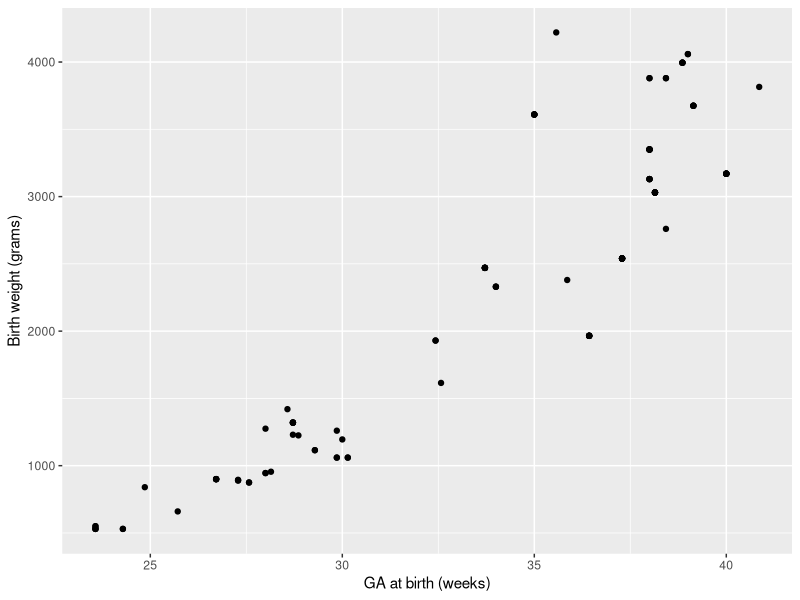
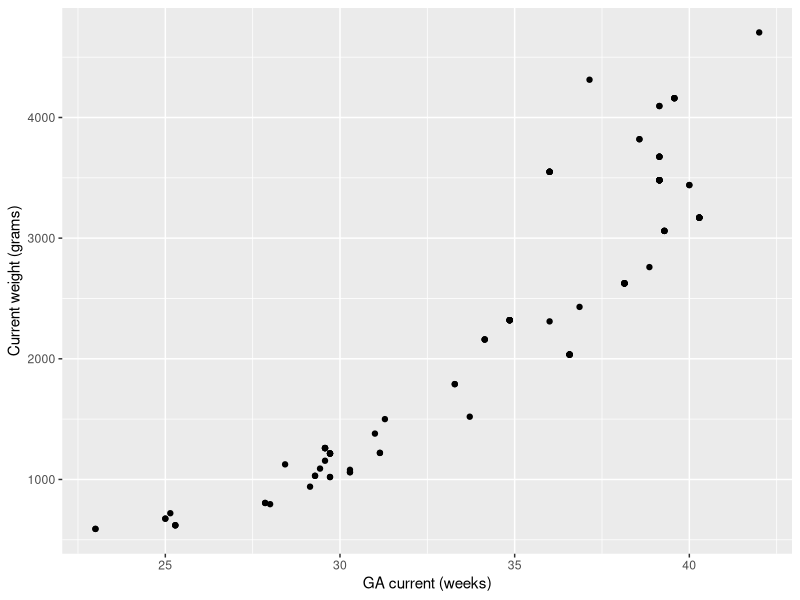
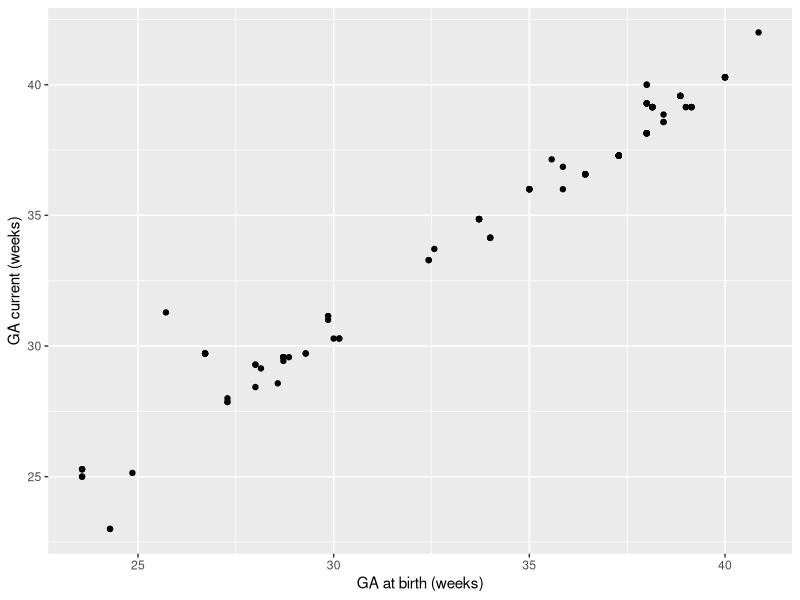
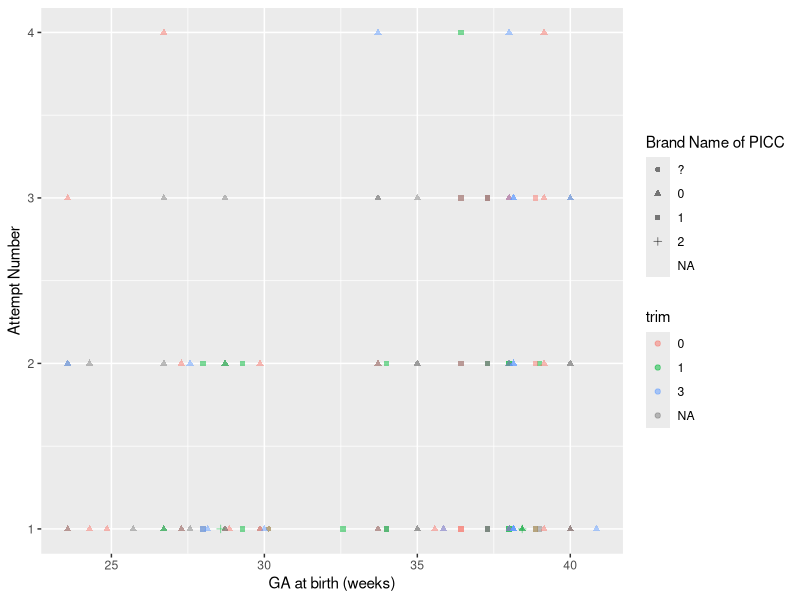

Source code (R) for these figures, in order:
## ---- chunk 1
library(tidyverse)
## ---- chunk 2
babies <- readxl::read_xlsx("PICC-Data-1.xlsx", 1)
pokes <- readxl::read_xlsx("PICC-Data-1.xlsx", 2)
## ---- chunk 3
babies <- babies %>%
  distinct(`Study Participant #`, .keep_all=TRUE) %>%
  arrange(`Study Participant #`)
## ---- chunk 4
pokes <- pokes %>%
  left_join(babies, by="Study Participant #")
## ---- chunk 5
pokes <- pokes %>%
  select(-matches("[Dd]ate"),
         -matches("time"),
         -matches("[Cc]omplication"),
         -matches("[Cc]onsent"),
         -matches("participant #"))
## ---- chunk 6
pokes <- pokes %>%
  filter(!is.na(`Un/Successful`))
## ---- chunk 7
pokes %>% select(contains("site")) %>%
  table(useNA="always")
pokes <- pokes %>% select(-`Site of Insertion`)
## ---- chunk 8
pokes %>%
  select(matches("Type of Catheter"), matches("Brand name"))%>%
  table(useNA="always")
pokes <- pokes %>% select(-matches("Type of Catheter"))
## ---- chunk 9
pokes %>%
  select(matches("PICC ")) %>%
  table(useNA="always")
pokes <- pokes %>% select(-matches("tip position"))
## ---- chunk 10
pokes %>%
  select(matches("trim")) %>%
  table(useNA="always")
## ---- chunk 11
pokes <- pokes %>%
  mutate(trim = factor(`If trimmed, how?`)) %>%
  select(-matches("Line Trimmed?"), -matches("If trimmed, how?"))
## ---- chunk 12
pokes$`Dressing Used` %>%
  table(useNA="always")
pokes <- pokes %>%
  select(-`Dressing Used`)
## ---- chunk 13
pokes <- pokes %>%
  select(-matches("total number"))
pokes %>%
  select(matches("attempt number")) %>%
  table(useNA="always")
## ---- chunk 14
pokes %>%
  ggplot() +
  geom_point(aes(x=`GA at birth (weeks)`, y=`Birth weight (grams)`))
## ---- chunk 15
pokes %>%
  ggplot() +
  geom_point(aes(x=`GA current (weeks)`, y=`Current weight (grams)`))
## ---- chunk 16
pokes <- pokes %>%
  select(-matches("weight"))
## ---- chunk 17
pokes %>%
  ggplot() +
  geom_point(aes(x=`GA at birth (weeks)`, y=`GA current (weeks)`))
## ---- chunk 18
pokes <- pokes %>% select(-matches("ga current"))
## ---- chunk 19
pokes %>%
  ggplot() +
  geom_point(aes(x=`GA at birth (weeks)`, y=`Attempt Number`, shape=`Brand Name of PICC`, color=trim ), alpha=0.5)
